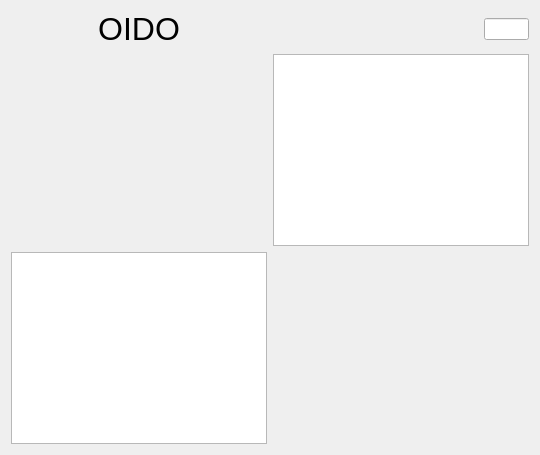
       <widget class="QWidget" name="widgetEar" native="true">
        <property name="autoFillBackground">
         <bool>false</bool>
        </property>
        <layout class="QGridLayout" name="gridLayout">
         <item row="1" column="0">
          <layout class="QGridLayout" name="gridLayoutEar">
           <item row="2" column="1">
            <widget class="QTableWidget" name="tableWidgetRowEar">
             <property name="sizePolicy">
              <sizepolicy hsizetype="Minimum" vsizetype="Minimum">
               <horstretch>0</horstretch>
               <verstretch>0</verstretch>
              </sizepolicy>
             </property>
             <property name="editTriggers">
              <set>QAbstractItemView::NoEditTriggers</set>
             </property>
             <attribute name="horizontalHeaderDefaultSectionSize">
              <number>45</number>
             </attribute>
            </widget>
           </item>
           <item row="2" column="0">
            <layout class="QHBoxLayout" name="horizontalLayoutEar"/>
           </item>
           <item row="4" column="1">
            <layout class="QVBoxLayout" name="verticalLayout"/>
           </item>
           <item row="0" column="1">
            <layout class="QHBoxLayout" name="horizontalLayout_2">
             <property name="spacing">
              <number>0</number>
             </property>
             <item>
              <widget class="QLabel" name="label_3">
               <property name="enabled">
                <bool>true</bool>
               </property>
               <property name="sizePolicy">
                <sizepolicy hsizetype="Minimum" vsizetype="Minimum">
                 <horstretch>0</horstretch>
                 <verstretch>0</verstretch>
                </sizepolicy>
               </property>
               <property name="text">
                <string/>
               </property>
               <property name="pixmap">
                <pixmap resource="../imageResource.qrc">:/icons/ear.png</pixmap>
               </property>
               <property name="alignment">
                <set>Qt::AlignCenter</set>
               </property>
              </widget>
             </item>
             <item>
              <widget class="QLineEdit" name="lineEditEarInput">
               <property name="sizePolicy">
                <sizepolicy hsizetype="Expanding" vsizetype="Fixed">
                 <horstretch>0</horstretch>
                 <verstretch>0</verstretch>
                </sizepolicy>
               </property>
               <property name="minimumSize">
                <size>
                 <width>0</width>
                 <height>0</height>
                </size>
               </property>
               <property name="maximumSize">
                <size>
                 <width>45</width>
                 <height>16777215</height>
                </size>
               </property>
               <property name="text">
                <string/>
               </property>
               <property name="alignment">
                <set>Qt::AlignCenter</set>
               </property>
              </widget>
             </item>
            </layout>
           </item>
           <item row="0" column="0">
            <widget class="QLabel" name="label">
             <property name="palette">
              <palette>
               <active>
                <colorrole role="WindowText">
                 <brush brushstyle="SolidPattern">
                  <color alpha="255">
                   <red>0</red>
                   <green>0</green>
                   <blue>0</blue>
                  </color>
                 </brush>
                </colorrole>
               </active>
               <inactive>
                <colorrole role="WindowText">
                 <brush brushstyle="SolidPattern">
                  <color alpha="255">
                   <red>0</red>
                   <green>0</green>
                   <blue>0</blue>
                  </color>
                 </brush>
                </colorrole>
               </inactive>
               <disabled>
                <colorrole role="WindowText">
                 <brush brushstyle="SolidPattern">
                  <color alpha="255">
                   <red>159</red>
                   <green>158</green>
                   <blue>158</blue>
                  </color>
                 </brush>
                </colorrole>
               </disabled>
              </palette>
             </property>
             <property name="font">
              <font>
               <family>Ubuntu</family>
               <pointsize>24</pointsize>
               <weight>50</weight>
               <italic>false</italic>
               <bold>false</bold>
              </font>
             </property>
             <property name="text">
              <string>&lt;html&gt;&lt;head/&gt;&lt;body&gt;&lt;p&gt;OIDO&lt;/p&gt;&lt;/body&gt;&lt;/html&gt;</string>
             </property>
             <property name="alignment">
              <set>Qt::AlignCenter</set>
             </property>
             <property name="margin">
              <number>2</number>
             </property>
            </widget>
           </item>
           <item row="4" column="0">
            <widget class="QTableWidget" name="tableWidgetColumnEar">
             <property name="baseSize">
              <size>
               <width>0</width>
               <height>0</height>
              </size>
             </property>
             <property name="editTriggers">
              <set>QAbstractItemView::NoEditTriggers</set>
             </property>
             <attribute name="horizontalHeaderDefaultSectionSize">
              <number>45</number>
             </attribute>
             <attribute name="horizontalHeaderMinimumSectionSize">
              <number>57</number>
             </attribute>
             <attribute name="verticalHeaderDefaultSectionSize">
              <number>30</number>
             </attribute>
            </widget>
           </item>
          </layout>
         </item>
         <item row="6" column="0">
          <layout class="QHBoxLayout" name="horizontalLayoutInterfaceEar">
           <property name="spacing">
            <number>6</number>
           </property>
           <property name="bottomMargin">
            <number>0</number>
           </property>
          </layout>
         </item>
        </layout>
       </widget>
